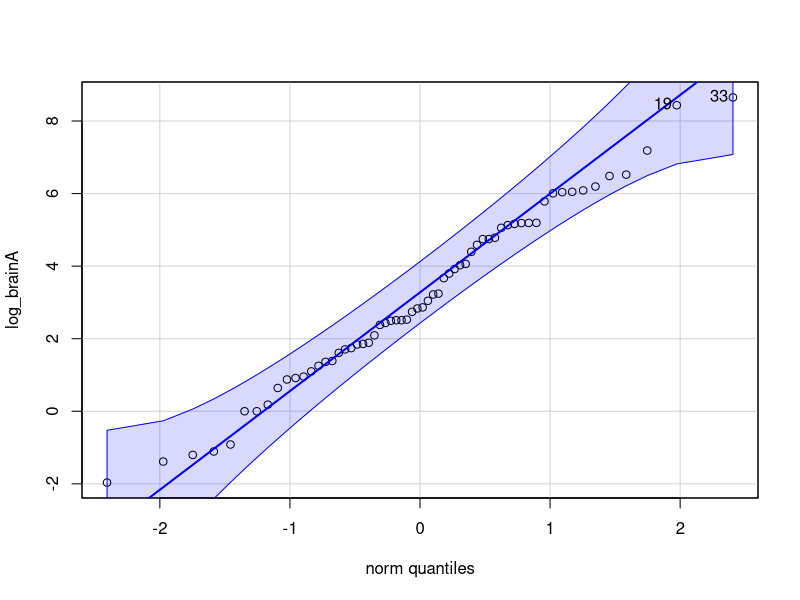
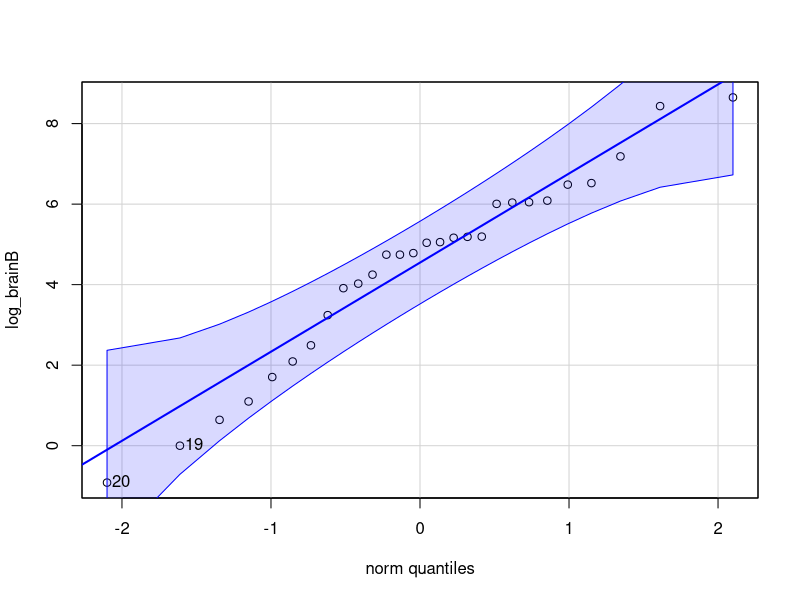
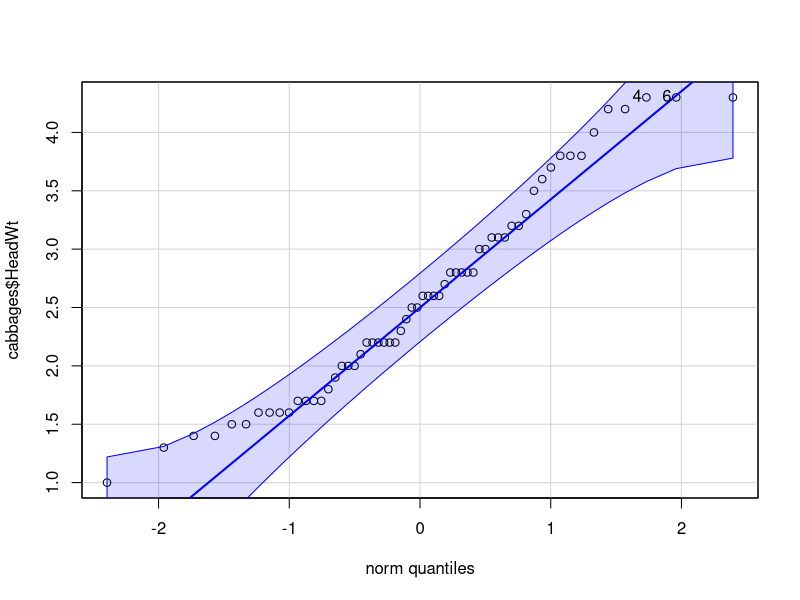
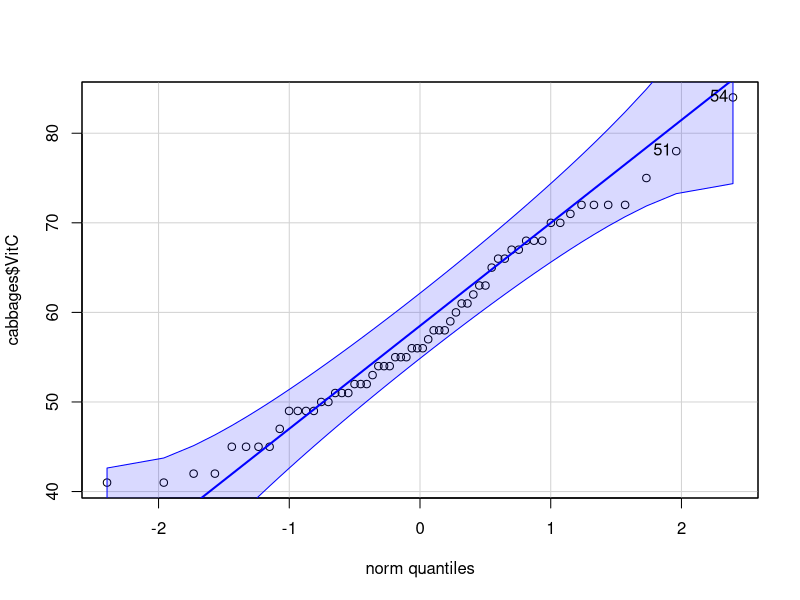

R code for these plots, in order: (Note: this script raises an error after producing the figures.)
## ---- chunk 1
    library(MASS)
    library(robustbase)
    A <- mammals
    B <- Animals
## ---- chunk 2

    #Primera visión de los conjuntos de datos mediante funciones de R

    dim(A)
    head(A)
    tail(A)
    str(A)
## ---- chunk 3
    dim(B)
    head(B)
    tail(B)
    str(B)
## ---- chunk 4
    colnames(A)
    rownames(A)
## ---- chunk 5
    colnames(B)
    rownames(B)
## ---- chunk 6
    #Comprobar los animales que aparecen en ambos df y asignarlos a la variable commonAnimals

    commonAnimals <- intersect(rownames(A), rownames(B))

## ---- chunk 7

    #Comprobar que animales están solo en un df

    setdiff(rownames(A), rownames(B))

    #Son 4 los animales que solo aparecen en un df, son animales exóticos
## ---- chunk 8
library(car)

log_brainA <- log(A$brain) 

qqPlot(log_brainA)

log_brainB <- log(B$brain)

qqPlot(log_brainB)

#Se podría decir que presentan comportamientos parecidos y que ambos siguen una distribución gaussiana
## ---- chunk 9
    libReturn <- library()
    class(libReturn)

    #La función library devuelve una lista
## ---- chunk 10

    m_lib <- libReturn$results
    class(m_lib)
    head(m_lib, 5)
## ---- chunk 11
    dim(m_lib)

    #Tengo instaladas 187 librerías
## ---- chunk 12

    dim(cabbages)
    str(cabbages)
    head(cabbages)
    tail(cabbages)
    summary(cabbages)
## ---- chunk 13
    sum(is.na(cabbages))

    #No hay ningún na
## ---- chunk 14
    library(carData)

    dim(Chile)
    str(Chile)
    head(Chile)
    tail(Chile)
    summary(Chile)

    sum(is.na(Chile))
## ---- chunk 15
    summary(Chile)
    summary(cabbages)
## ---- chunk 16

    qqPlot(cabbages$HeadWt)
    qqPlot(cabbages$VitC)

    #Podemos asumir que ambos cumplen la condición
## ---- chunk 17

    ggplot(data=cabbages, aes(x=VitC, fill=Cult))+geom_histogram(alpha=1)

## ---- chunk 18
    #Diagrama de dispersión global.
    plot(whiteside$Temp, whiteside$Gas)
    #Diagrama de dispersión etiquetando según un factor.
    plot(whiteside$Temp, whiteside$Gas, pch=c(6,16)[whiteside$Insul])
    legend(x="topright",legend=c("Insul = Before","Insul = After"), pch=c(6,16))
    # Planteamos 2 modelos lineales, uno para los datos de cada factor
    Model1 <- lm(Gas ~ Temp, data = whiteside, subset = which(Insul == "Before"))
    Model2 <- lm(Gas ~ Temp, data = whiteside, subset = which(Insul == "After"))
    # Representamos las rectas correspondientes a cada modelo lineal
    abline(Model1, lty=2)
    abline(Model2)
